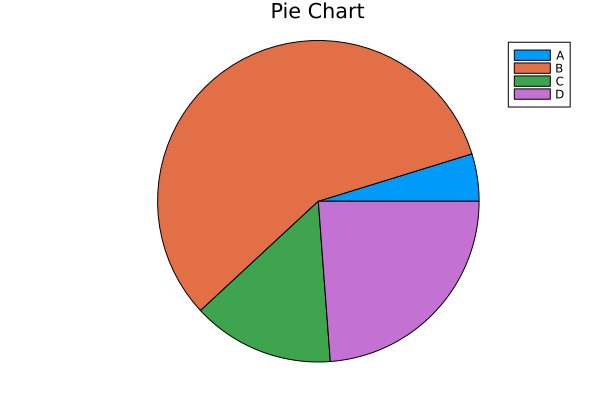

Write Julia code to recreate this figure.
using Plots

labels = ["A", "B", "C", "D"]
values = [5, 60, 15, 25]
pie(labels, values, title="Pie Chart")
savefig("09-piechart.png")
